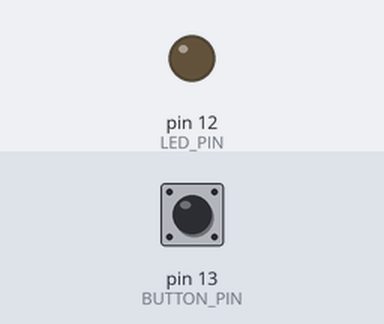
This sketch was run on a simulated Arduino Uno, built with avr-gcc and run on an emulated ATmega328P. Shown: output pins drawn as LEDs (lit = HIGH). The test bench sets the inputs (shaded band); at power-on: pin 13 (BUTTON_PIN) HIGH. What the sketch prints to the serial monitor is not drawn.

Above: at 1.2 s.
1.3 s: pin 13 (BUTTON_PIN) pulled LOW for 0.15 s
At 1.37 s:
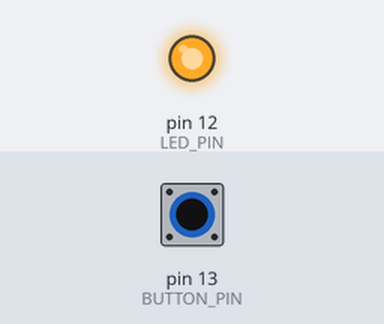
2.9 s: pin 13 (BUTTON_PIN) pulled LOW for 3.2 s
At 6.9 s:
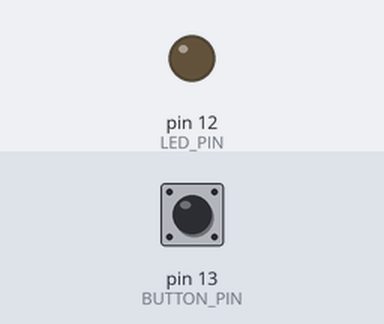
Timing chart, 0 to 8.4 s (numbered marks = the images above; inputs shaded):
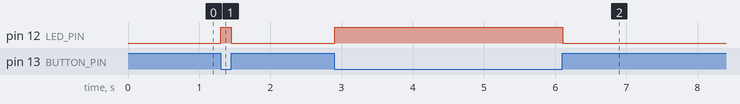

Measured:
- after the input at 1.3 s, pin 12 (LED_PIN): LOW → HIGH at once, → LOW 0.15 s later
- after the input at 2.9 s, pin 12 (LED_PIN): LOW → HIGH at once, → LOW 3.2 s later

The sketch:

button-led.ino
```cpp
// (licence header left out)
const int BUTTON_PIN = 13;
const int LED_PIN = 12;

void setup() {
  pinMode(BUTTON_PIN, INPUT_PULLUP);
  pinMode(LED_PIN, OUTPUT);

  Serial.begin(115200);
  Serial.println("Button + LED started");
}

void loop() {
  int buttonState = digitalRead(BUTTON_PIN);

  if (buttonState == LOW) {
    // Button pressed
    digitalWrite(LED_PIN, HIGH);
  } else {
    // Button released
    digitalWrite(LED_PIN, LOW);
  }

  delay(10);
}
```
